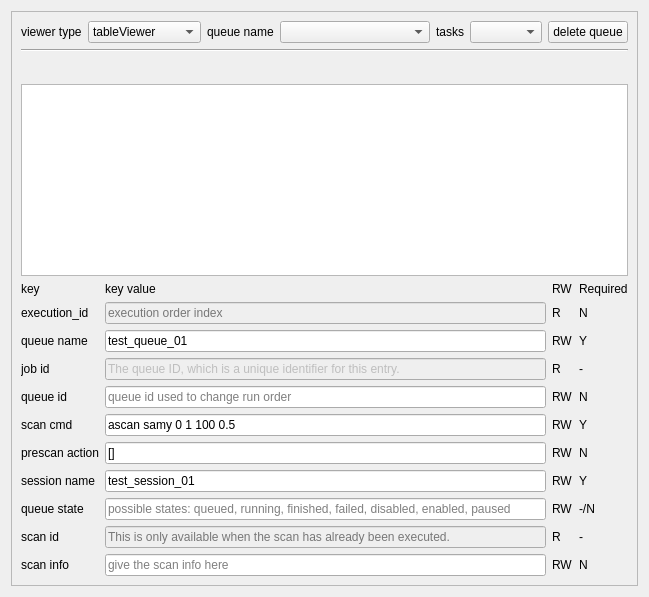
             <widget class="QWidget" name="tab_16">
              <attribute name="title">
               <string>scan queue</string>
              </attribute>
              <layout class="QHBoxLayout" name="horizontalLayout_11">
               <item>
                <widget class="QSplitter" name="splitter_3">
                 <property name="orientation">
                  <enum>Qt::Horizontal</enum>
                 </property>
                 <widget class="QFrame" name="frame_13">
                  <property name="sizePolicy">
                   <sizepolicy hsizetype="Fixed" vsizetype="Preferred">
                    <horstretch>0</horstretch>
                    <verstretch>0</verstretch>
                   </sizepolicy>
                  </property>
                  <property name="minimumSize">
                   <size>
                    <width>400</width>
                    <height>0</height>
                   </size>
                  </property>
                  <property name="frameShape">
                   <enum>QFrame::StyledPanel</enum>
                  </property>
                  <property name="frameShadow">
                   <enum>QFrame::Raised</enum>
                  </property>
                  <layout class="QVBoxLayout" name="verticalLayout_26">
                   <item>
                    <layout class="QHBoxLayout" name="horizontalLayout_12">
                     <item>
                      <widget class="QLabel" name="label_20">
                       <property name="text">
                        <string>viewer type</string>
                       </property>
                      </widget>
                     </item>
                     <item>
                      <widget class="QComboBox" name="comboBox_queue_viewer">
                       <item>
                        <property name="text">
                         <string>tableViewer</string>
                        </property>
                       </item>
                       <item>
                        <property name="text">
                         <string>synopticViewer</string>
                        </property>
                       </item>
                      </widget>
                     </item>
                     <item>
                      <widget class="QLabel" name="label_72">
                       <property name="sizePolicy">
                        <sizepolicy hsizetype="Preferred" vsizetype="Fixed">
                         <horstretch>0</horstretch>
                         <verstretch>0</verstretch>
                        </sizepolicy>
                       </property>
                       <property name="text">
                        <string>queue name</string>
                       </property>
                      </widget>
                     </item>
                     <item>
                      <widget class="QComboBox" name="comboBox_queue_name_list">
                       <property name="minimumSize">
                        <size>
                         <width>150</width>
                         <height>0</height>
                        </size>
                       </property>
                      </widget>
                     </item>
                     <item>
                      <widget class="QLabel" name="label_73">
                       <property name="sizePolicy">
                        <sizepolicy hsizetype="Fixed" vsizetype="Fixed">
                         <horstretch>0</horstretch>
                         <verstretch>0</verstretch>
                        </sizepolicy>
                       </property>
                       <property name="text">
                        <string>tasks</string>
                       </property>
                      </widget>
                     </item>
                     <item>
                      <widget class="QComboBox" name="comboBox_queue_task"/>
                     </item>
                     <item>
                      <widget class="QPushButton" name="pushButton_remove_queue">
                       <property name="text">
                        <string>delete queue</string>
                       </property>
                      </widget>
                     </item>
                    </layout>
                   </item>
                   <item>
                    <widget class="Line" name="line_2">
                     <property name="orientation">
                      <enum>Qt::Horizontal</enum>
                     </property>
                    </widget>
                   </item>
                   <item>
                    <widget class="queueSynopticView" name="widget_queue_synoptic_viewer" native="true">
                     <property name="minimumSize">
                      <size>
                       <width>0</width>
                       <height>20</height>
                      </size>
                     </property>
                     <property name="mouseTracking">
                      <bool>true</bool>
                     </property>
                    </widget>
                   </item>
                   <item>
                    <widget class="QTableView" name="tableView_queue">
                     <property name="sortingEnabled">
                      <bool>true</bool>
                     </property>
                    </widget>
                   </item>
                   <item>
                    <layout class="QGridLayout" name="gridLayout_10">
                     <item row="5" column="0">
                      <widget class="QLabel" name="label_40">
                       <property name="text">
                        <string>scan cmd</string>
                       </property>
                      </widget>
                     </item>
                     <item row="1" column="3">
                      <widget class="QLabel" name="label_64">
                       <property name="text">
                        <string>N</string>
                       </property>
                      </widget>
                     </item>
                     <item row="0" column="2">
                      <widget class="QLabel" name="label_36">
                       <property name="sizePolicy">
                        <sizepolicy hsizetype="Preferred" vsizetype="Fixed">
                         <horstretch>0</horstretch>
                         <verstretch>0</verstretch>
                        </sizepolicy>
                       </property>
                       <property name="text">
                        <string>RW</string>
                       </property>
                      </widget>
                     </item>
                     <item row="3" column="3">
                      <widget class="QLabel" name="label_66">
                       <property name="text">
                        <string>-</string>
                       </property>
                      </widget>
                     </item>
                     <item row="0" column="3">
                      <widget class="QLabel" name="label_37">
                       <property name="sizePolicy">
                        <sizepolicy hsizetype="Preferred" vsizetype="Fixed">
                         <horstretch>0</horstretch>
                         <verstretch>0</verstretch>
                        </sizepolicy>
                       </property>
                       <property name="text">
                        <string>Required</string>
                       </property>
                      </widget>
                     </item>
                     <item row="3" column="2">
                      <widget class="QLabel" name="label_58">
                       <property name="text">
                        <string>R</string>
                       </property>
                      </widget>
                     </item>
                     <item row="5" column="1">
                      <widget class="QLineEdit" name="lineEdit_cmd">
                       <property name="text">
                        <string>ascan samy 0 1 100 0.5</string>
                       </property>
                       <property name="placeholderText">
                        <string>give the scan command: eg ascan samy 0 1 100 0.5</string>
                       </property>
                      </widget>
                     </item>
                     <item row="10" column="1">
                      <widget class="QLineEdit" name="lineEdit_scan_info">
                       <property name="placeholderText">
                        <string>give the scan info here</string>
                       </property>
                      </widget>
                     </item>
                     <item row="3" column="1">
                      <widget class="QLineEdit" name="lineEdit_job_id">
                       <property name="enabled">
                        <bool>false</bool>
                       </property>
                       <property name="text">
                        <string>The queue ID, which is a unique identifier for this entry.</string>
                       </property>
                      </widget>
                     </item>
                     <item row="5" column="2">
                      <widget class="QLabel" name="label_59">
                       <property name="text">
                        <string>RW</string>
                       </property>
                      </widget>
                     </item>
                     <item row="7" column="1">
                      <widget class="QLineEdit" name="lineEdit_session">
                       <property name="text">
                        <string>test_session_01</string>
                       </property>
                       <property name="placeholderText">
                        <string>give the session name here</string>
                       </property>
                      </widget>
                     </item>
                     <item row="1" column="0">
                      <widget class="QLabel" name="label_31">
                       <property name="text">
                        <string>execution_id</string>
                       </property>
                      </widget>
                     </item>
                     <item row="9" column="1">
                      <widget class="QLineEdit" name="lineEdit_scan_id">
                       <property name="enabled">
                        <bool>false</bool>
                       </property>
                       <property name="placeholderText">
                        <string>This is only available when the scan has already been executed.</string>
                       </property>
                      </widget>
                     </item>
                     <item row="1" column="1">
                      <widget class="QLineEdit" name="lineEdit_exe_id">
                       <property name="enabled">
                        <bool>false</bool>
                       </property>
                       <property name="text">
                        <string/>
                       </property>
                       <property name="placeholderText">
                        <string>execution order index</string>
                       </property>
                      </widget>
                     </item>
                     <item row="0" column="0">
                      <widget class="QLabel" name="label_34">
                       <property name="sizePolicy">
                        <sizepolicy hsizetype="Preferred" vsizetype="Fixed">
                         <horstretch>0</horstretch>
                         <verstretch>0</verstretch>
                        </sizepolicy>
                       </property>
                       <property name="text">
                        <string>key</string>
                       </property>
                      </widget>
                     </item>
                     <item row="10" column="3">
                      <widget class="QLabel" name="label_71">
                       <property name="text">
                        <string>N</string>
                       </property>
                      </widget>
                     </item>
                     <item row="8" column="1">
                      <widget class="QLineEdit" name="lineEdit_state">
                       <property name="placeholderText">
                        <string>possible states: queued, running, finished, failed, disabled, enabled, paused</string>
                       </property>
                      </widget>
                     </item>
                     <item row="0" column="1">
                      <widget class="QLabel" name="label_35">
                       <property name="sizePolicy">
                        <sizepolicy hsizetype="Preferred" vsizetype="Fixed">
                         <horstretch>0</horstretch>
                         <verstretch>0</verstretch>
                        </sizepolicy>
                       </property>
                       <property name="text">
                        <string>key value</string>
                       </property>
                      </widget>
                     </item>
                     <item row="8" column="2">
                      <widget class="QLabel" name="label_61">
                       <property name="text">
                        <string>RW</string>
                       </property>
                      </widget>
                     </item>
                     <item row="2" column="3">
                      <widget class="QLabel" name="label_65">
                       <property name="text">
                        <string>Y</string>
                       </property>
                      </widget>
                     </item>
                     <item row="8" column="0">
                      <widget class="QLabel" name="label_42">
                       <property name="text">
                        <string>queue state</string>
                       </property>
                      </widget>
                     </item>
                     <item row="7" column="2">
                      <widget class="QLabel" name="label_60">
                       <property name="text">
                        <string>RW</string>
                       </property>
                      </widget>
                     </item>
                     <item row="10" column="0">
                      <widget class="QLabel" name="label_55">
                       <property name="text">
                        <string>scan info</string>
                       </property>
                      </widget>
                     </item>
                     <item row="7" column="3">
                      <widget class="QLabel" name="label_68">
                       <property name="text">
                        <string>Y</string>
                       </property>
                      </widget>
                     </item>
                     <item row="10" column="2">
                      <widget class="QLabel" name="label_63">
                       <property name="text">
                        <string>RW</string>
                       </property>
                      </widget>
                     </item>
                     <item row="9" column="2">
                      <widget class="QLabel" name="label_62">
                       <property name="text">
                        <string>R</string>
                       </property>
                      </widget>
                     </item>
                     <item row="8" column="3">
                      <widget class="QLabel" name="label_69">
                       <property name="text">
                        <string>-/N</string>
                       </property>
                      </widget>
                     </item>
                     <item row="7" column="0">
                      <widget class="QLabel" name="label_41">
                       <property name="text">
                        <string>session name</string>
                       </property>
                      </widget>
                     </item>
                     <item row="3" column="0">
                      <widget class="QLabel" name="label_39">
                       <property name="text">
                        <string>job id</string>
                       </property>
                      </widget>
                     </item>
                     <item row="2" column="0">
                      <widget class="QLabel" name="label_38">
                       <property name="text">
                        <string>queue name</string>
                       </property>
                      </widget>
                     </item>
                     <item row="9" column="0">
                      <widget class="QLabel" name="label_44">
                       <property name="text">
                        <string>scan id</string>
                       </property>
                      </widget>
                     </item>
                     <item row="1" column="2">
                      <widget class="QLabel" name="label_56">
                       <property name="text">
                        <string>R</string>
                       </property>
                      </widget>
                     </item>
                     <item row="2" column="1">
                      <widget class="QLineEdit" name="lineEdit_queue_name">
                       <property name="text">
                        <string>test_queue_01</string>
                       </property>
                       <property name="placeholderText">
                        <string>give the queue name here</string>
                       </property>
                      </widget>
                     </item>
                     <item row="2" column="2">
                      <widget class="QLabel" name="label_57">
                       <property name="text">
                        <string>RW</string>
                       </property>
                      </widget>
                     </item>
                     <item row="9" column="3">
                      <widget class="QLabel" name="label_70">
                       <property name="text">
                        <string>-</string>
                       </property>
                      </widget>
                     </item>
                     <item row="4" column="3">
                      <widget class="QLabel" name="label_78">
                       <property name="text">
                        <string>N</string>
                       </property>
                      </widget>
                     </item>
                     <item row="5" column="3">
                      <widget class="QLabel" name="label_67">
                       <property name="text">
                        <string>Y</string>
                       </property>
                      </widget>
                     </item>
                     <item row="4" column="0">
                      <widget class="QLabel" name="label_76">
                       <property name="text">
                        <string>queue id</string>
                       </property>
                      </widget>
                     </item>
                     <item row="4" column="1">
                      <widget class="QLineEdit" name="lineEdit_queue_id">
                       <property name="placeholderText">
                        <string>queue id used to change run order</string>
                       </property>
                      </widget>
                     </item>
                     <item row="4" column="2">
                      <widget class="QLabel" name="label_77">
                       <property name="text">
                        <string>RW</string>
                       </property>
                      </widget>
                     </item>
                     <item row="6" column="0">
                      <widget class="QLabel" name="label_81">
                       <property name="text">
                        <string>prescan action</string>
                       </property>
                      </widget>
                     </item>
                     <item row="6" column="1">
                      <widget class="QLineEdit" name="lineEdit_pre_scan_action">
                       <property name="text">
                        <string>[]</string>
                       </property>
                      </widget>
                     </item>
                     <item row="6" column="2">
                      <widget class="QLabel" name="label_82">
                       <property name="text">
                        <string>RW</string>
                       </property>
                      </widget>
                     </item>
                     <item row="6" column="3">
                      <widget class="QLabel" name="label_90">
                       <property name="text">
                        <string>N</string>
                       </property>
                      </widget>
                     </item>
                    </layout>
                   </item>
                  </layout>
                 </widget>
                </widget>
               </item>
              </layout>
             </widget>
